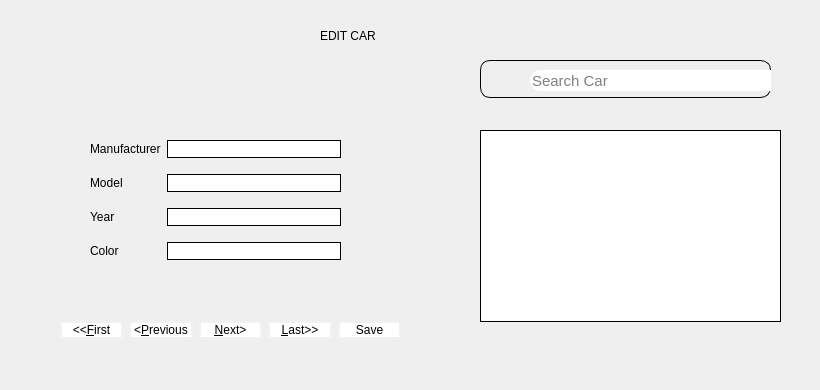
      <widget class="QWidget" name="editCar">
       <widget class="QWidget" name="widget" native="true">
        <property name="geometry">
         <rect>
          <x>30</x>
          <y>20</y>
          <width>781</width>
          <height>361</height>
         </rect>
        </property>
        <property name="styleSheet">
         <string notr="true">
.QPushButton{
background-color: rgb(255, 255, 255);
border: 2px solid #f1f1f1;
color:black;
border-radius:10px;
}

.QPushButton::hover{
color: black;
	background-color: rgb(162, 162, 162);
border: 2px solid #f1f1f1;
border-radius:10px;
}</string>
        </property>
        <widget class="QFrame" name="editUserSearchFrame_2">
         <property name="geometry">
          <rect>
           <x>450</x>
           <y>40</y>
           <width>291</width>
           <height>38</height>
          </rect>
         </property>
         <property name="sizePolicy">
          <sizepolicy hsizetype="Preferred" vsizetype="Expanding">
           <horstretch>0</horstretch>
           <verstretch>0</verstretch>
          </sizepolicy>
         </property>
         <property name="font">
          <font>
           <bold>false</bold>
          </font>
         </property>
         <property name="focusPolicy">
          <enum>Qt::NoFocus</enum>
         </property>
         <property name="styleSheet">
          <string notr="true">border-style: solid;
border-width: 1px;
border-radius: 10px;</string>
         </property>
         <property name="frameShape">
          <enum>QFrame::StyledPanel</enum>
         </property>
         <property name="frameShadow">
          <enum>QFrame::Raised</enum>
         </property>
         <widget class="QLineEdit" name="edit_carSearch">
          <property name="geometry">
           <rect>
            <x>50</x>
            <y>10</y>
            <width>471</width>
            <height>21</height>
           </rect>
          </property>
          <property name="font">
           <font>
            <pointsize>11</pointsize>
           </font>
          </property>
          <property name="toolTip">
           <string>Enter user first name or last name</string>
          </property>
          <property name="statusTip">
           <string notr="true">Enter user first name or last name</string>
          </property>
          <property name="autoFillBackground">
           <bool>false</bool>
          </property>
          <property name="styleSheet">
           <string notr="true">border: none;</string>
          </property>
          <property name="text">
           <string/>
          </property>
          <property name="frame">
           <bool>false</bool>
          </property>
          <property name="placeholderText">
           <string>Search Car</string>
          </property>
          <property name="clearButtonEnabled">
           <bool>true</bool>
          </property>
         </widget>
         <widget class="QLabel" name="editUser_SearchLabel_2">
          <property name="geometry">
           <rect>
            <x>20</x>
            <y>10</y>
            <width>21</width>
            <height>21</height>
           </rect>
          </property>
          <property name="styleSheet">
           <string notr="true">border: none;</string>
          </property>
          <property name="text">
           <string/>
          </property>
          <property name="pixmap">
           <pixmap>:/images/images/search.svg</pixmap>
          </property>
          <property name="scaledContents">
           <bool>true</bool>
          </property>
         </widget>
        </widget>
        <widget class="QWidget" name="gridLayoutWidget_5">
         <property name="geometry">
          <rect>
           <x>60</x>
           <y>110</y>
           <width>251</width>
           <height>141</height>
          </rect>
         </property>
         <layout class="QGridLayout" name="gridLayout_5">
          <item row="1" column="1">
           <widget class="QLineEdit" name="editModelInput">
            <property name="styleSheet">
             <string notr="true">border-style: solid;
border-width: 1px;
border-radius: 10px;</string>
            </property>
           </widget>
          </item>
          <item row="0" column="0">
           <widget class="QLabel" name="label_21">
            <property name="styleSheet">
             <string notr="true">color:black;</string>
            </property>
            <property name="text">
             <string>Manufacturer</string>
            </property>
           </widget>
          </item>
          <item row="2" column="1">
           <widget class="QLineEdit" name="editYearInput">
            <property name="styleSheet">
             <string notr="true">border-style: solid;
border-width: 1px;
border-radius: 10px;</string>
            </property>
           </widget>
          </item>
          <item row="0" column="1">
           <widget class="QLineEdit" name="editManufactorInput">
            <property name="styleSheet">
             <string notr="true">border-style: solid;
border-width: 1px;
border-radius: 10px;</string>
            </property>
           </widget>
          </item>
          <item row="3" column="0">
           <widget class="QLabel" name="label_22">
            <property name="styleSheet">
             <string notr="true">color:black;</string>
            </property>
            <property name="text">
             <string>Color</string>
            </property>
           </widget>
          </item>
          <item row="1" column="0">
           <widget class="QLabel" name="label_23">
            <property name="styleSheet">
             <string notr="true">color:black;</string>
            </property>
            <property name="text">
             <string>Model</string>
            </property>
           </widget>
          </item>
          <item row="2" column="0">
           <widget class="QLabel" name="label_24">
            <property name="styleSheet">
             <string notr="true">color:black;</string>
            </property>
            <property name="text">
             <string>Year</string>
            </property>
           </widget>
          </item>
          <item row="3" column="1">
           <widget class="QLineEdit" name="editColorInput">
            <property name="styleSheet">
             <string notr="true">border-style: solid;
border-width: 1px;
border-radius: 10px;</string>
            </property>
           </widget>
          </item>
         </layout>
        </widget>
        <widget class="QTableView" name="tableView">
         <property name="geometry">
          <rect>
           <x>450</x>
           <y>110</y>
           <width>301</width>
           <height>192</height>
          </rect>
         </property>
         <property name="styleSheet">
          <string notr="true">border-style: solid;
border-width: 1px;
</string>
         </property>
        </widget>
        <widget class="QWidget" name="horizontalLayoutWidget_4">
         <property name="geometry">
          <rect>
           <x>30</x>
           <y>290</y>
           <width>341</width>
           <height>41</height>
          </rect>
         </property>
         <layout class="QHBoxLayout" name="horizontalLayout_4">
          <item>
           <widget class="QPushButton" name="firstButton">
            <property name="text">
             <string>&lt;&lt;&amp;First</string>
            </property>
           </widget>
          </item>
          <item>
           <widget class="QPushButton" name="previousButton">
            <property name="text">
             <string>&lt;&amp;Previous</string>
            </property>
           </widget>
          </item>
          <item>
           <widget class="QPushButton" name="nextButton">
            <property name="text">
             <string>&amp;Next&gt;</string>
            </property>
           </widget>
          </item>
          <item>
           <widget class="QPushButton" name="lastButton">
            <property name="text">
             <string>&amp;Last&gt;&gt;</string>
            </property>
           </widget>
          </item>
          <item>
           <widget class="QPushButton" name="SaveEditCar">
            <property name="text">
             <string>Save</string>
            </property>
           </widget>
          </item>
         </layout>
        </widget>
        <widget class="QLabel" name="label_25">
         <property name="geometry">
          <rect>
           <x>290</x>
           <y>0</y>
           <width>111</width>
           <height>31</height>
          </rect>
         </property>
         <property name="styleSheet">
          <string notr="true">font: 900 16pt &quot;Segoe UI Black&quot;;
Color:Black;</string>
         </property>
         <property name="text">
          <string>EDIT CAR</string>
         </property>
        </widget>
       </widget>
      </widget>
